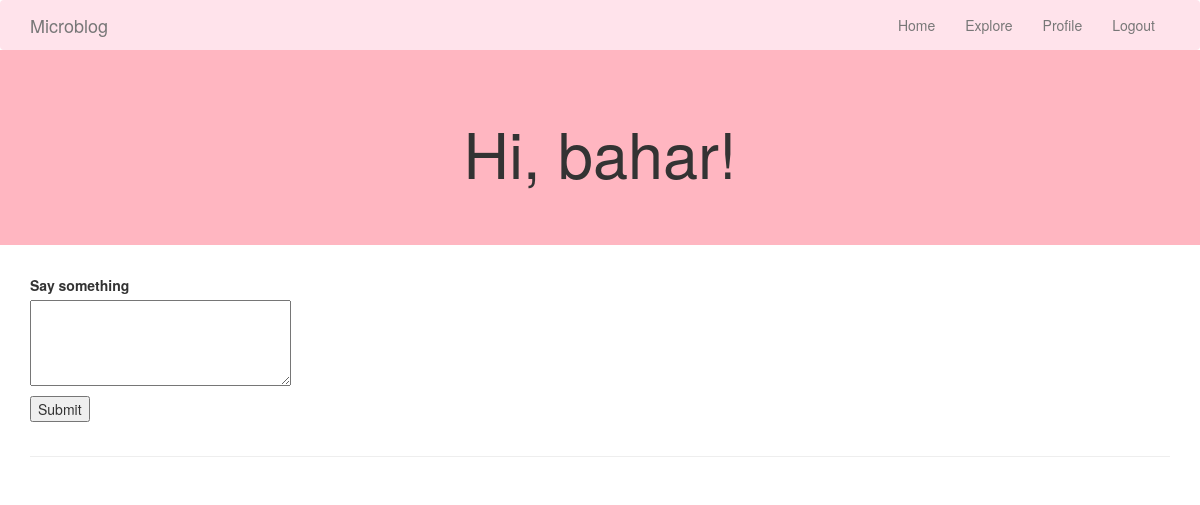
The page /index (signed in) on the database as committed earlier.
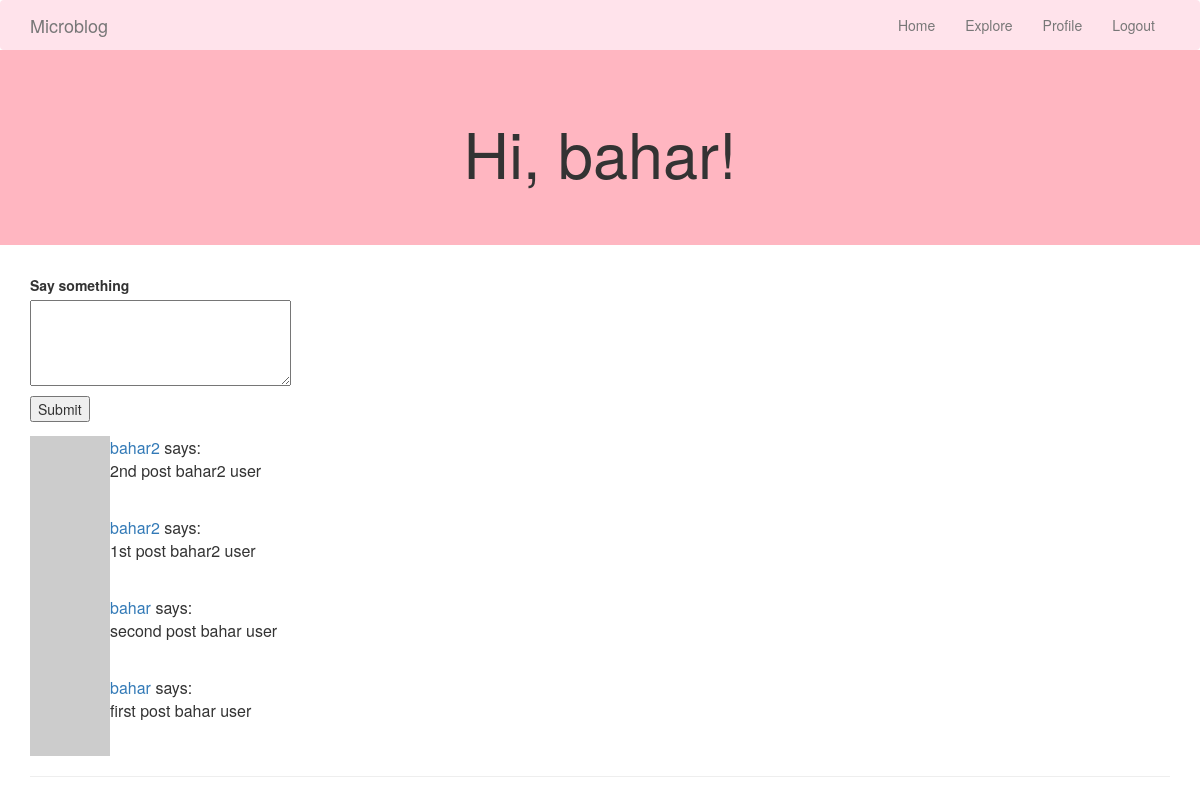
The same page on the database as committed later.
### app/models.py (models this page shows, shortened)
class User(UserMixin, db.Model):
    id = db.Column(db.Integer, primary_key=True)
    username = db.Column(db.String(64), index=True, unique=True)
    email = db.Column(db.String(120), index=True, unique=True)
    password_hash = db.Column(db.String(128))
    posts = db.relationship('Post', backref='author', lazy='dynamic')
    about_me = db.Column(db.String(140))
    last_seen = db.Column(db.DateTime, default=datetime.utcnow)
    def avatar(self, size):
        digest = md5(self.email.lower().encode('utf-8')).hexdigest()
        return 'https://www.gravatar.com/avatar/{}?d=identicon&s={}'.format(
            digest, size)
    followed = db.relationship(
        'User', secondary=followers,
        primaryjoin=(followers.c.follower_id == id),
        secondaryjoin=(followers.c.followed_id == id),
        backref=db.backref('followers', lazy='dynamic'), lazy='dynamic')
    def followed_posts(self):
        followed=Post.query.join(
            followers, (followers.c.followed_id == Post.user_id)).filter(
                followers.c.follower_id == self.id)
        own = Post.query.filter_by(user_id=self.id)
        return followed.union(own).order_by(Post.timestamp.desc())

class Post(db.Model):
    id = db.Column(db.Integer, primary_key=True)
    body = db.Column(db.String(140))
    timestamp = db.Column(db.DateTime, index=True, default=datetime.utcnow)
    user_id = db.Column(db.Integer, db.ForeignKey('user.id'))

### app/routes.py (the view)
@app.route('/', methods=['GET', 'POST'])
@app.route('/index', methods=['GET', 'POST'])
@login_required
def index():
    form = PostForm()
    if form.validate_on_submit():
        post = Post(body=form.post.data, author=current_user)
        db.session.add(post)
        db.session.commit()
        flash('Your post is now live!')
        return redirect(url_for('index'))
    page = request.args.get('page', 1, type=int)
    posts = current_user.followed_posts().paginate(
        page, app.config['POSTS_PER_PAGE'], False)
    next_url = url_for('index', page=posts.next_num) \
        if posts.has_next else None
    prev_url = url_for('index', page=posts.prev_num) \
        if posts.has_prev else None
    return render_template('index.html', title='Home', form=form,
                           posts=posts.items, next_url=next_url,
                           prev_url=prev_url)

### app/forms.py
class PostForm(FlaskForm):
    post = TextAreaField('Say something', validators=[
        DataRequired(), Length(min=1, max=140)])
    submit = SubmitField('Submit')

### app/models.py (called while the page is built)
@login.user_loader
def load_user(id):
    return User.query.get(int(id))

### app/routes.py (called while the page is built)
@app.before_request
def before_request():
    if current_user.is_authenticated:
        current_user.last_seen = datetime.utcnow()
        db.session.commit()

### app/templates/index.html (shortened to what this page needs)
{% extends "base.html" %}
{% block content %}
    <div class="jumbotron text-center" style="background-color:#FFB6C1">
    <h1>Hi, {{ current_user.username }}!</h1>
    </div>
    <div class="container" >
    {% if form %}
    <form action="" method="post">
        <p>
            {{ form.post.label }}<br>
            {{ form.post(cols=32, rows=4) }}<br>
        </p>
        <p>{{ form.submit() }}</p>
    </form>
    {% endif %}
    {% for post in posts %}
        {% include '_post.html' %}
    {% endfor %}
    </div>
{% endblock %}

### app/templates/base.html (shortened to what this page needs)
<html lang="en">
    <head>
  <link rel="stylesheet" href="https://maxcdn.bootstrapcdn.com/bootstrap/3.4.0/css/bootstrap.min.css">
    </head>
    <body data-target=".navbar">
       <nav class="navbar navbar-default">
        <div class="container">
    <div class="navbar-header">
      <a class="navbar-brand" href="{{ url_for('index') }}">Microblog</a>
    </div>
    <div class="collapse navbar-collapse" id="myNavbar">
      <ul class="nav navbar-nav navbar-right">
        <li><a href="{{ url_for('index') }}">Home</a></li>
        <li><a href="{{ url_for('explore') }}">Explore</a></li>
        {% if current_user.is_anonymous %}
        <li><a href="{{ url_for('login') }}">Login</a></li>
        {% else %}
        <li><a href="{{ url_for('user', username=current_user.username) }}">Profile</a></li>
        <li><a href="{{ url_for('logout') }}">Logout</a></li>
        {% endif %}
        </ul></div></div></nav>
        {% block content %}{% endblock %}
        <div class="container"><hr>
        </div>
    </body>
</html>

### app/templates/_post.html
    <table>
        <tr valign="top">
            <td><img src="{{ post.author.avatar(36) }}"></td>
            <td>
                <a href="{{ url_for('user', username=post.author.username) }}">
                    {{ post.author.username }}
                </a>
            says:<br>{{ post.body }}</td>
        </tr>
    </table>

### app/templates/base.html (style rules this page uses)
.navbar { margin-bottom: 0; background-color: #FFE3EB; z-index: 9999; border: 0; font-size: 12px line-height: 1.42857143 border-radius: 0; }

Rows that differ between the two databases and show on the page:
added Post: author.username "bahar2", body "2nd post bahar2 user"
added Post: author.username "bahar2", body "1st post bahar2 user"
added Post: author.username "bahar", body "second post bahar user"
added Post: author.username "bahar", body "first post bahar user"
